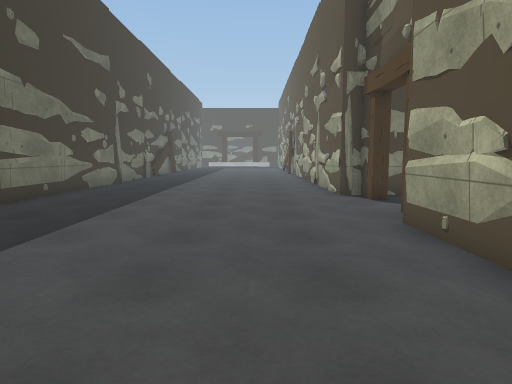
[1] (above)

16 first-person views from a walk through a 3-D level made in the Unity game engine. The camera is 1.3 m above the floor, tilts 6° down and sees 75° across. Doors are open. The floor is counted in squares, 1 m on a side. Each view is taken from the middle of a square. On the plan, view 1 faces up. The plan holds only what a view shows up to about 14 squares ahead; the rest is blank. The place goes on beyond the plan. The player is left out. Some surface patterns are stand-ins.

[2]
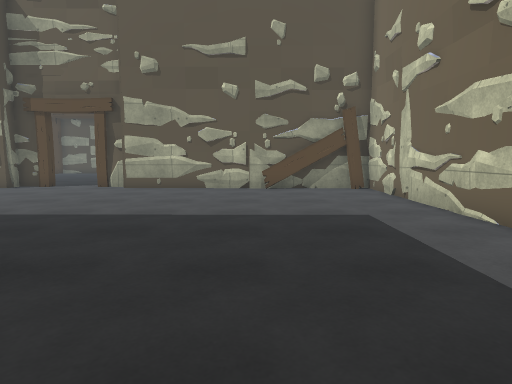

[3]
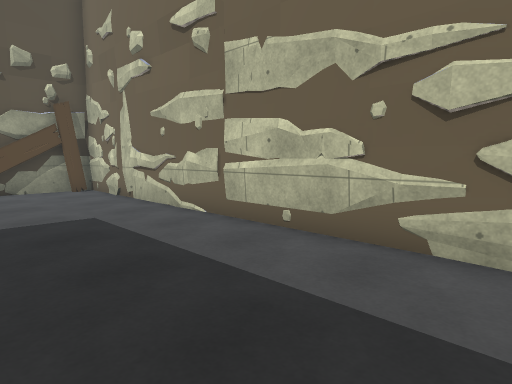

[4]
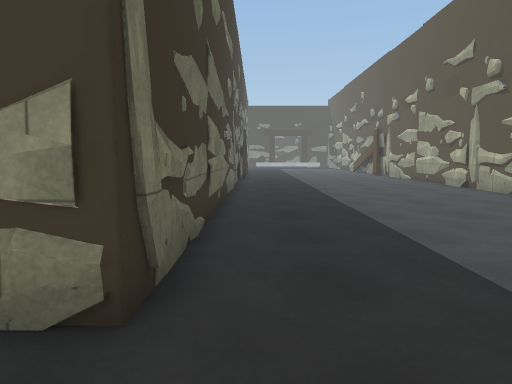

[5]
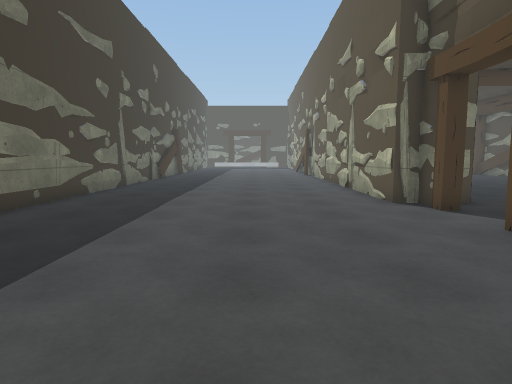

[6]
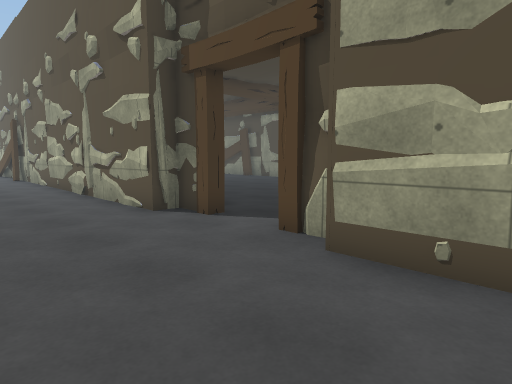

[7]
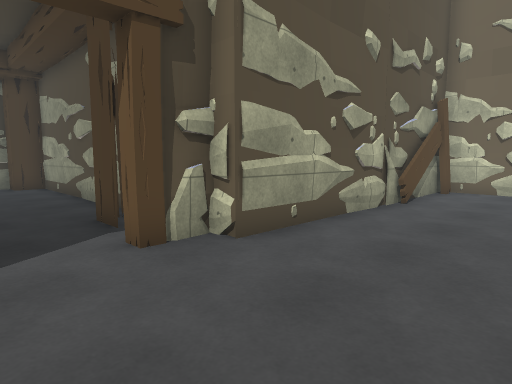

[8]
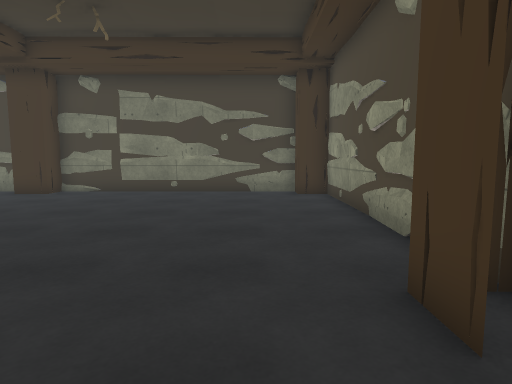

[9]
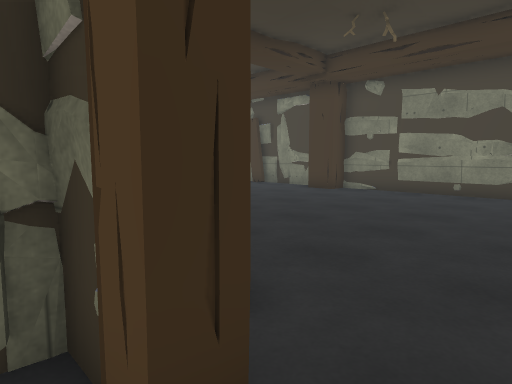

[10]
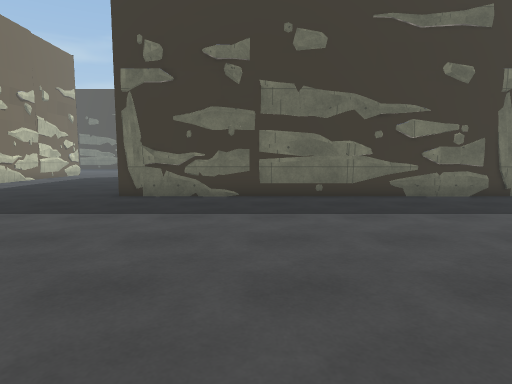

[11]
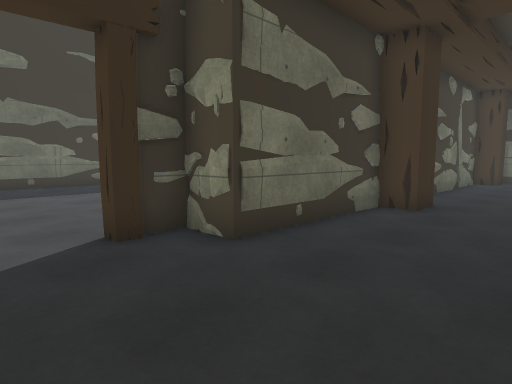

[12]
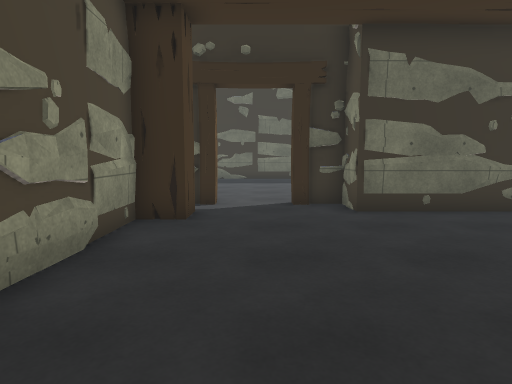

[13]
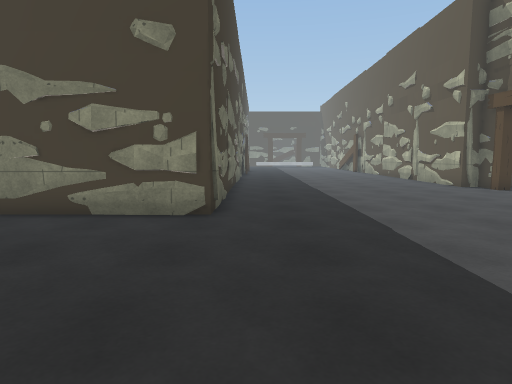

[14]
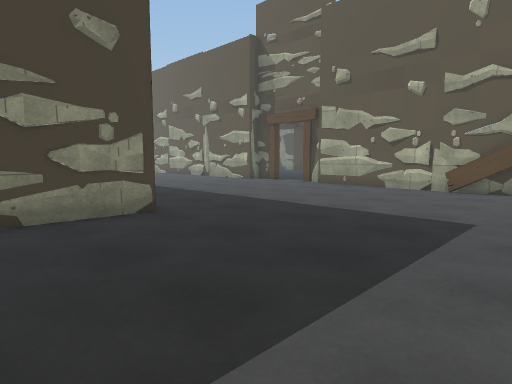

[15]
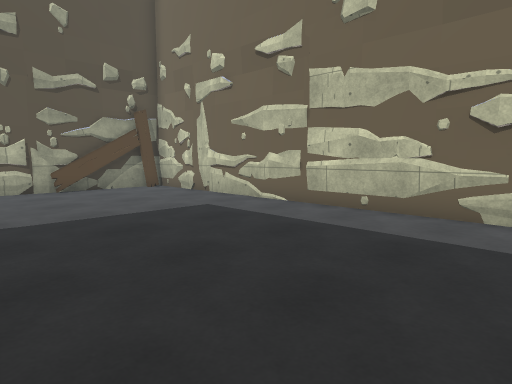

[16]
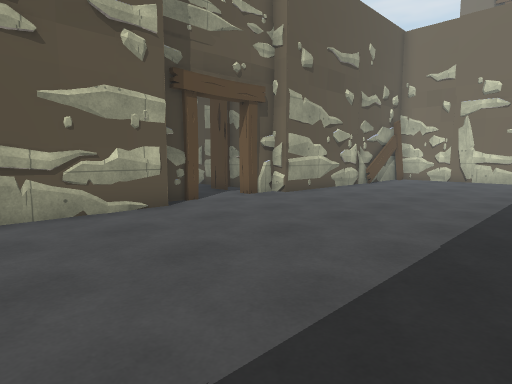

### Floor plan
Points are (right, up) in squares from view 1. A wall is a line through its corners. A room is listed if a view was taken in it or the views show most of it. See-through windows are left out.
Room 1 (views 1, 2, 3, 4, 5, 6, 7, 8, 9, 10, 13, 14, 15, 16)
walls: (-7.6, 4.4) (-8.2, 4.6); (-7.2, 7.2) (-6.9, 5); (-6.9, 7.9) (-7.1, 7.4) (-7, 7.1) (-7.1, 6.7); (2.9, 6.5) (3.5, 6.5) (3.5, 7.9) (4, 7.9) (4, 7.2); (3.1, 5.1) (3.1, 6); (3, 3.4) (2.9, 4.4); (3.1, 6.6) (3.1, 7.5); (3.3, 7) (3.7, 7.4); (3.5, 6.9) (3.6, 7.5); (3, 1.3) (3.1, 1.9); (3.5, 1.9) (3.5, 2.4); (-10.2, 4.1) (-11, 4); (2.9, 0.5) (2.7, 0.9); (2.9, 0.2) (2.7, 1.7); (3.1, 0) (3.1, 0.6); (-11, 4.5) (-11.5, 4.4); (-1.3, -3.2) (-0.8, -3.2); (3.5, 10.3) (3.6, 11.3) (2.7, 11.2) (2.7, 12.9); (2.9, 11.2) (2.9, 16.5); (4, 10) (3.5, 10) (3.5, 11.3); (3.7, 10.4) (3.6, 11.3); (-4, -3.6) (-3.5, -3.7) (-2.8, -3.6); (3.5, 11.4) (2.7, 11.4); (0.2, -3.6) (2, -3.8); (2.7, -2.3) (3, -1.9); (2.7, -2.5) (2.7, 0.7); (-7.1, 13.5) (-7, 12.6); (0.8, -3.8) (1.8, -3.6); (2.9, 12.6) (3, 13.1); (3.1, 12.6) (3.1, 15); (2.2, -3.4) (2.7, -3.3); (2.7, 13.1) (2.7, 14.2); (2.9, 13.4) (2.8, 14.1); (3.5, 13.1) (3.5, 13.6); (-8.6, -3.8) (-8, -3.6); (-9.2, -3.7) (-8.4, -3.6); (3.5, 14.1) (3.5, 15.6); (-10.5, -3.7) (2.9, -3.7) (2.9, 6.4); (2.9, 15.5) (2.8, 16.5); (-7, 16.5) (-7, 4.5) (-11.6, 4.5)
low walls: (-7, 4.5) (-7.9, 4.3); (2.9, 6.4) (3.5, 6.5); (-9.3, 4.6) (-10.6, 4.4); (2.7, 1.7) (2.7, 2.4); (2.8, 1.7) (2.9, 2.2); (3.2, 1.4) (3.1, 1.9); (3.1, 0.8) (3.1, 1.3); (3, -1) (2.9, -0.3); (-1.7, -3.4) (-0.9, -3.4); (0.9, -3.4) (1.4, -3.4); (3.1, 12.9) (2.9, 13.6); (-7, 16.5) (-6.9, 15)
ways out: opening at (4, 8.5) to room 2
Room 2 (views 11, 12)
walls: (8.9, 6.7) (9.4, 6.5); (9.3, 6.4) (11.4, 6.6); (8.4, 6.5) (8.9, 6.3); (5.1, 11.4) (3.9, 11.4); (4.3, 11.6) (3.9, 11.5) (3.8, 10.5); (15.6, 9.7) (15.6, 10.5); (4, 11.5) (4, 10); (5, 7.5) (6.1, 7.5) (6.1, 6.5) (14.7, 6.5) (14.7, 7.5) (15.6, 7.5) (15.6, 16.4); (5.1, 14.9) (5.2, 13.8); (5.2, 15.3) (5.1, 13.6); (6.1, 16.4) (5.1, 16.4) (5.1, 11.5) (3.9, 11.3); (15.6, 15.7) (15.7, 16.4) (14.6, 16.4)
low walls: (8.5, 6.5) (9.2, 6.5); (7.9, 6.5) (8.4, 6.5)
ways out: opening at (4, 8.5) to room 1

Where each view was taken, in squares from view 1:
view 1: 0 up, 0 right, facing up
view 2: 1 up, 11 left, facing right
view 3: 1 up, 11 left, facing down-right
view 4: 2 up, 6 left, facing up
view 5: 2 up, 1 left, facing up
view 6: 4 up, 1 left, facing up-right
view 7: 10 up, 1 left, facing down-right
view 8: 9 up, 3 right, facing right
view 9: 9 up, 3 right, facing up-right
view 10: 9 up, 4 right, facing left
view 11: 8 up, 9 right, facing up-left
view 12: 9 up, 13 right, facing left
view 13: 3 down, 6 left, facing up
view 14: 3 down, 11 left, facing up-right
view 15: 4 up, 11 left, facing down-right
view 16: 16 up, 5 left, facing down-right
